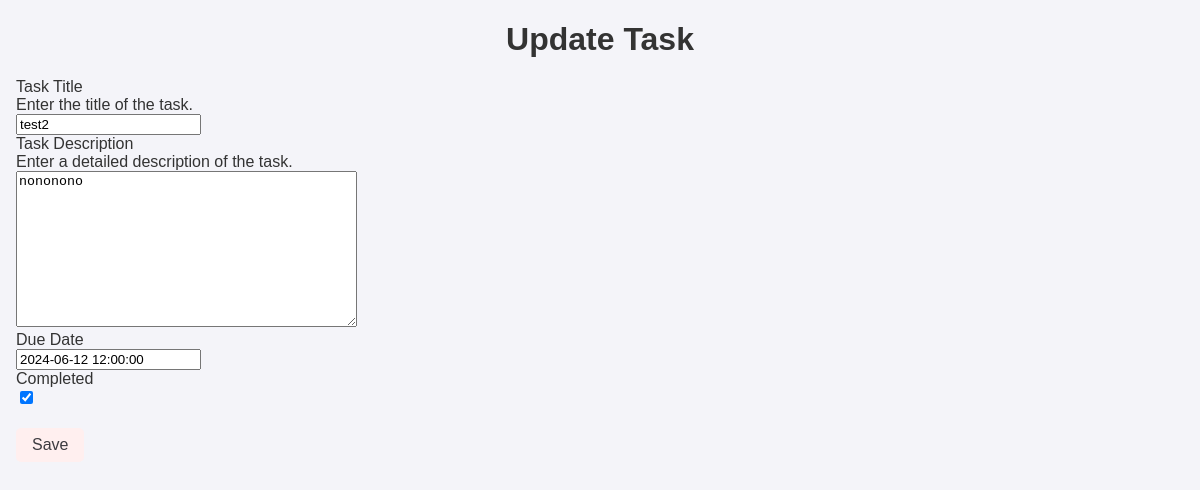
Page /tasks/update/3/ on the committed database.
### crudTasks/models.py (models this page shows, shortened)
class Task(models.Model):
    title = models.CharField(max_length=255)
    description = models.TextField()
    due_date = models.DateTimeField()
    is_completed = models.BooleanField(default=False)

### crudTasks/views.py (the view)
# urls.py: path('update/<int:pk>/', task_update, name='task-update'),
def task_update(request, pk):
    task = get_object_or_404(Task, pk=pk)
    if request.method == 'POST':
        form = TaskForm(request.POST, instance=task)
        if form.is_valid():
            form.save()
            return redirect('task-list')
    else:
        form = TaskForm(instance=task)
    return render(request, 'tasks/task_form.html', {'form': form})

### crudTasks/forms.py
class TaskForm(forms.ModelForm):
    class Meta:
        model = Task
        fields = ['title', 'description', 'due_date', 'is_completed']
        labels = {
            'title': 'Task Title',
            'description': 'Task Description',
            'due_date': 'Due Date',
            'is_completed': 'Completed',
        }
        help_texts = {
            'title': 'Enter the title of the task.',
            'description': 'Enter a detailed description of the task.',
        }
        widgets = {
            'due_date': forms.DateTimeInput(attrs={'class': 'datetimepicker'}),
        }

### crudTasks/templates/tasks/task_form.html (shortened to what this page needs)
<!DOCTYPE html>
<html>
<head>
    {% extends 'base.html' %}
    {% load static %}
    {% block content %}
    <h1 class="task_form">{{ form.instance.pk|yesno:"Update Task,Create Task" }}</h1>
    <form method="post">
        <div class="form-group">
            <label for="id_title">{{ form.title.label }}</label>
            <div class="help-text">{{ form.title.help_text }}</div>
            {{ form.title }}
        </div>
        <div class="form-group">
            <label for="id_description">{{ form.description.label }}</label>
            <div class="help-text">{{ form.description.help_text }}</div>
            {{ form.description }}
        </div>
        <div class="form-group">
            <label for="id_due_date">{{ form.due_date.label }}</label>
            {{ form.due_date }}
        </div>
        <div class="form-group completed">
            <label for="id_is_completed">{{ form.is_completed.label }}</label>
            {{ form.is_completed }}
        </div>
        <button  class="btn" type="submit">Save</button>
    </form>
    {% endblock %}

### crudTasks/static/CSS/styles.css (style rules this page uses)
:root { --th-bg-pink : rgb(230, 164, 180); --tr-bg-light-pink : rgb(255, 239, 239); --tr-bg-hover :rgb(243, 208, 215); --link-btn-black : rgb(61, 59, 64); }
body { font-family: Arial, sans-serif; margin: 1rem; padding: 0; background-color: #f4f4f9; color: #333; }
h1 { text-align: center; margin-bottom: 20px; }
button.btn { display: inline-block; padding: .5rem 1rem; font-size: 1rem; cursor: pointer; text-align: center; text-decoration: none; outline: none; color: var(--link-btn-black); background-color: var(--tr-bg-light-pink); border: none; border-radius: 5px; margin-top: 20px; }

### rows in the picture
Task: instance.pk "Update Task", title "test2", description "nononono", due_date "2024-06-12 12:00:00", is_completed "☑"
